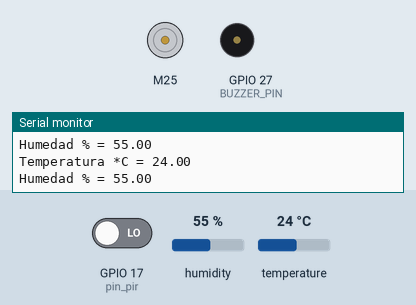
This sketch was run on a simulated ESP32. Parts: DC motor (green arrow = forward, orange = backward, longer = faster), buzzer (waves = sounding), the last lines printed to the serial monitor. The inputs (shaded band) are chosen by the test bench; at power-on: GPIO 17 (pin_pir) LOW, humidity 55 %, temperature 24 °C.

Above: at 1.8 s.
1.9 s: GPIO 17 (pin_pir) driven HIGH
At 3.3 s:
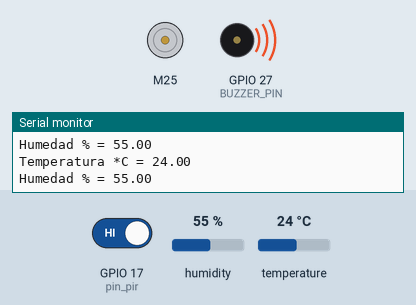
3.6 s: GPIO 17 (pin_pir) driven LOW
At 5.5 s:
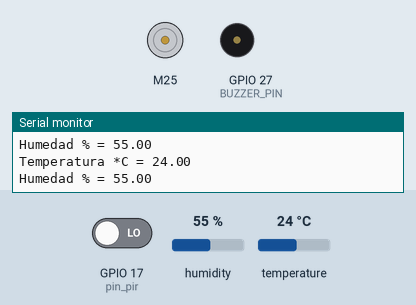
Timing chart, 0 to 7.0 s (numbered marks = the images above; inputs shaded):
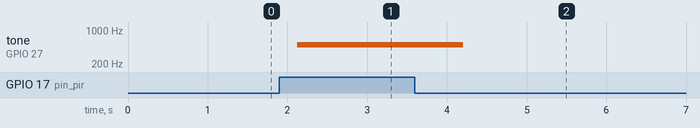

Measured:
- after the input at 1.9 s, tone on GPIO 27 (BUZZER_PIN): silent → 500 Hz after 0.22 s
- after the input at 3.6 s, tone on GPIO 27 (BUZZER_PIN): 500 Hz → silent after 0.60 s

The sketch:

DOMOTICA_BASE.ino
```cpp
#include <Wire.h>
#include "Adafruit_SHT31.h"

Adafruit_SHT31 sensor = Adafruit_SHT31();

#include <Adafruit_NeoPixel.h>

#define PIXEL_COUNT 4
#define PIXEL_PIN_1 15
#define PIXEL_PIN_2 13

Adafruit_NeoPixel neopixel1(PIXEL_COUNT, PIXEL_PIN_1, NEO_GRB + NEO_KHZ800);
Adafruit_NeoPixel neopixel2(PIXEL_COUNT, PIXEL_PIN_2, NEO_GRB + NEO_KHZ800);

#include <TB6612_ESP32.h>

//MOTOR2
#define BIN1 25
#define BIN2 26
#define PWMB 14

const int offsetB = 1;

Motor motor = Motor(BIN1, BIN2, PWMB, offsetB, 0, 5000, 8, 2);

//PIR
int pin_pir = 17;
int val_pir = 0;

#include <EasyBuzzer.h>
int BUZZER_PIN = 27;

void setup()
{
    // put your setup code here, to run once:
    Serial.begin(115200);
    Wire.begin(21, 22); //Pines I2C de nuestro ESP32
    if (sensor.begin(0x44))
    {
        Serial.println("Sensor TL05i encontrado");
    }
    else
    {
        Serial.println("Sensor TL05i NO encontrado");
        while (1)
        {
            delay(10);
        }
    }
    EasyBuzzer.setPin(BUZZER_PIN); //Initialize buzzer
    pinMode(pin_pir, INPUT);
}

void loop()
{
    // put your main code here, to run repeatedly:
    float temp = sensor.readTemperature();
    float hume = sensor.readHumidity();

    //
    val_pir = digitalRead(pin_pir);

    //isnan -> is not a number?
    if (isnan(temp))
    {
        Serial.println("Error al obtener temperatura");
    }
    else
    {
        if (temp > 65)
        {
            forward(motor, motor, 100);
        }
        else
        {
            brake(motor, motor);
        }
        Serial.print("Temperatura *C = ");
        Serial.println(temp);
    }

    //! isnan -> is not not a number? -> is a number?
    if (!isnan(hume))
    {
        Serial.print("Humedad % = ");
        Serial.println(hume);
    }
    else
    {
        Serial.println("Error al obtener humedad");
    }
    Serial.println();
    if (val_pir == HIGH)
    {
        for (int i = 0; i < PIXEL_COUNT; i++)
        {
            neopixel1.setPixelColor(i, neopixel1.Color(0, 0, 25));
            neopixel2.setPixelColor(i, neopixel2.Color(0, 0, 25));
        }
        neopixel1.show();
        neopixel2.show();
        EasyBuzzer.beep(500); // Frequency in hertz(HZ).
    }
    else
    {
        neopixel1.clear();
        neopixel2.clear();
        neopixel1.show();
        neopixel2.show();
        EasyBuzzer.stopBeep();
    }

    delay(1000);
}
```
